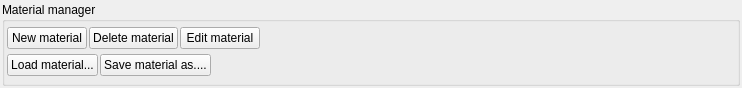
<?xml version="1.0" encoding="UTF-8"?>
<ui version="4.0">
 <class>cMaterialManagerView</class>
 <widget class="QWidget" name="cMaterialManagerView">
  <property name="geometry">
   <rect>
    <x>0</x>
    <y>0</y>
    <width>742</width>
    <height>88</height>
   </rect>
  </property>
  <property name="sizePolicy">
   <sizepolicy hsizetype="Preferred" vsizetype="Preferred">
    <horstretch>0</horstretch>
    <verstretch>0</verstretch>
   </sizepolicy>
  </property>
  <property name="windowTitle">
   <string>Form</string>
  </property>
  <layout class="QVBoxLayout" name="verticalLayout" stretch="1">
   <property name="spacing">
    <number>2</number>
   </property>
   <property name="leftMargin">
    <number>2</number>
   </property>
   <property name="topMargin">
    <number>2</number>
   </property>
   <property name="rightMargin">
    <number>2</number>
   </property>
   <property name="bottomMargin">
    <number>2</number>
   </property>
   <item>
    <widget class="QGroupBox" name="groupBox_material_list_view">
     <property name="sizePolicy">
      <sizepolicy hsizetype="Preferred" vsizetype="Preferred">
       <horstretch>0</horstretch>
       <verstretch>0</verstretch>
      </sizepolicy>
     </property>
     <property name="title">
      <string>Material manager</string>
     </property>
     <layout class="QVBoxLayout" name="verticalLayout_material_view" stretch="0,0">
      <property name="spacing">
       <number>2</number>
      </property>
      <property name="leftMargin">
       <number>2</number>
      </property>
      <property name="topMargin">
       <number>2</number>
      </property>
      <property name="rightMargin">
       <number>2</number>
      </property>
      <property name="bottomMargin">
       <number>2</number>
      </property>
      <item>
       <layout class="QHBoxLayout" name="horizontalLayout">
        <property name="spacing">
         <number>2</number>
        </property>
        <item>
         <widget class="QPushButton" name="pushButton_newMaterial">
          <property name="text">
           <string>New material</string>
          </property>
         </widget>
        </item>
        <item>
         <widget class="QPushButton" name="pushButton_deleteMaterial">
          <property name="text">
           <string>Delete material</string>
          </property>
         </widget>
        </item>
        <item>
         <widget class="QPushButton" name="pushButton_editMaterial">
          <property name="text">
           <string>Edit material</string>
          </property>
         </widget>
        </item>
        <item>
         <spacer name="horizontalSpacer_3">
          <property name="orientation">
           <enum>Qt::Horizontal</enum>
          </property>
          <property name="sizeHint" stdset="0">
           <size>
            <width>40</width>
            <height>20</height>
           </size>
          </property>
         </spacer>
        </item>
       </layout>
      </item>
      <item>
       <layout class="QHBoxLayout" name="horizontalLayout_3">
        <property name="spacing">
         <number>2</number>
        </property>
        <item>
         <widget class="QPushButton" name="pushButton_LoadMaterial">
          <property name="text">
           <string>Load material...</string>
          </property>
         </widget>
        </item>
        <item>
         <widget class="QPushButton" name="pushButton_SaveMaterial">
          <property name="text">
           <string>Save material as....</string>
          </property>
         </widget>
        </item>
        <item>
         <spacer name="horizontalSpacer">
          <property name="orientation">
           <enum>Qt::Horizontal</enum>
          </property>
          <property name="sizeHint" stdset="0">
           <size>
            <width>40</width>
            <height>20</height>
           </size>
          </property>
         </spacer>
        </item>
       </layout>
      </item>
     </layout>
    </widget>
   </item>
  </layout>
 </widget>
 <resources/>
 <connections/>
</ui>
